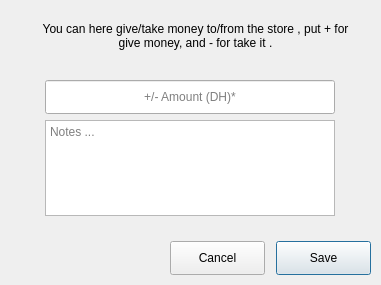
<?xml version="1.0" encoding="UTF-8"?>
<ui version="4.0">
 <class>Dialog</class>
 <widget class="QDialog" name="Dialog">
  <property name="geometry">
   <rect>
    <x>0</x>
    <y>0</y>
    <width>381</width>
    <height>285</height>
   </rect>
  </property>
  <property name="minimumSize">
   <size>
    <width>381</width>
    <height>285</height>
   </size>
  </property>
  <property name="maximumSize">
   <size>
    <width>381</width>
    <height>285</height>
   </size>
  </property>
  <property name="windowTitle">
   <string>Dialog</string>
  </property>
  <widget class="QLabel" name="label">
   <property name="geometry">
    <rect>
     <x>30</x>
     <y>0</y>
     <width>331</width>
     <height>71</height>
    </rect>
   </property>
   <property name="text">
    <string>You can here give/take money to/from the store , put + for give money, and - for take it .</string>
   </property>
   <property name="alignment">
    <set>Qt::AlignCenter</set>
   </property>
   <property name="wordWrap">
    <bool>true</bool>
   </property>
  </widget>
  <widget class="QLineEdit" name="amount">
   <property name="geometry">
    <rect>
     <x>45</x>
     <y>80</y>
     <width>290</width>
     <height>34</height>
    </rect>
   </property>
   <property name="inputMask">
    <string/>
   </property>
   <property name="alignment">
    <set>Qt::AlignCenter</set>
   </property>
   <property name="placeholderText">
    <string>+/- Amount (DH)*</string>
   </property>
  </widget>
  <widget class="QTextEdit" name="textEdit">
   <property name="geometry">
    <rect>
     <x>45</x>
     <y>120</y>
     <width>290</width>
     <height>96</height>
    </rect>
   </property>
   <property name="placeholderText">
    <string>Notes ...</string>
   </property>
  </widget>
  <widget class="QPushButton" name="save">
   <property name="geometry">
    <rect>
     <x>276</x>
     <y>241</y>
     <width>95</width>
     <height>34</height>
    </rect>
   </property>
   <property name="text">
    <string>Save</string>
   </property>
  </widget>
  <widget class="QPushButton" name="cancel">
   <property name="geometry">
    <rect>
     <x>170</x>
     <y>241</y>
     <width>95</width>
     <height>34</height>
    </rect>
   </property>
   <property name="text">
    <string>Cancel</string>
   </property>
  </widget>
 </widget>
 <resources/>
 <connections>
  <connection>
   <sender>cancel</sender>
   <signal>clicked()</signal>
   <receiver>Dialog</receiver>
   <slot>close()</slot>
   <hints>
    <hint type="sourcelabel">
     <x>222</x>
     <y>257</y>
    </hint>
    <hint type="destinationlabel">
     <x>46</x>
     <y>251</y>
    </hint>
   </hints>
  </connection>
 </connections>
</ui>
